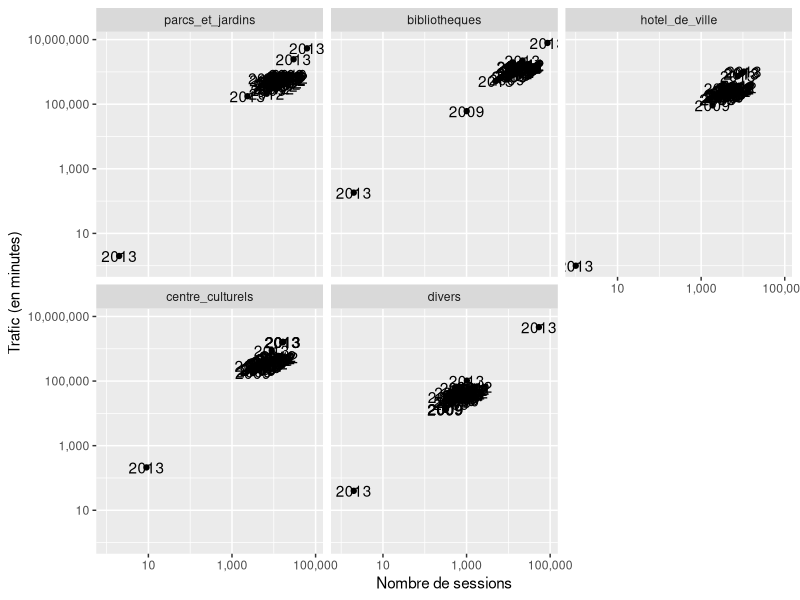
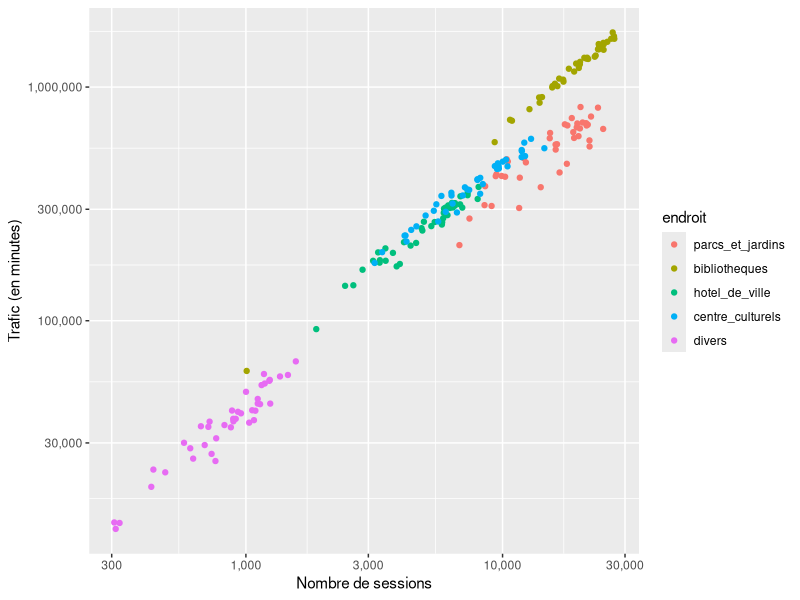

Write the R code that produced these figures, in order. (Note: this script raises an error after producing the figures.)
library(reshape2)
library(plyr)
library(ggplot2)
library(scales)

paris.raw <- read.csv('data/paris.csv', sep = ';')
paris.raw$mois <- factor(paris.raw$mois, levels = c(
  'Janvier',
  'Février',
  'Mars',
  'Avril',
  'Mai',
  'Juin',
  'Juillet',
  'Août',
  'Septembre',
  'Octobre',
  'Novembre',
  'Décembre'
))

endroits <- c(
  "total",
  "parcs_et_jardins",
  "bibliotheques",
  "hotel_de_ville",
  "centre_culturels",
  "divers"
)
columns.sites.ouverts <- c(
  "mois",
  "annee",
  "sites_ouverts_total",
  "sites_ouverts_parcs_et_jardins",
  "sites_ouverts_bibliotheques",
  "sites_ouverts_hotel_de_ville",
  "sites_ouvertes_centre_culturel_s",
  "sites_ouverts_divers"
)
columns.trafic <- c(
  "mois",
  "annee",
  "trafic_en_minutes_total",
  "trafic_en_minutes_parcs_et_jardi",
  "trafic_en_minutes_bibliotheques",
  "trafic_en_minutes_hotel_de_ville",
  "trafic_en_minutes_centre_culture",
  "trafic_en_minutes_divers"
)
columns.sessions <- c(
  "mois",
  "annee",
  "nombre_session_total",
  "nombre_session_parcs_et_jardins",
  "nombre_de_sessions_bibliotheques",
  "nombre_de_sessions_hotel_de_vill",
  "nombre_de_sessions_centre_cultur",
  "nombre_de_sessions_divers"
)

paris.sites.ouverts <- melt(paris.raw[columns.sites.ouverts],
   c('annee','mois'), variable.name = 'endroit', value.name = 'sites.ouverts')
levels(paris.sites.ouverts$endroit) <- endroits

paris.trafic <- melt(paris.raw[columns.trafic],
   c('annee','mois'), variable.name = 'endroit', value.name = 'trafic')
levels(paris.trafic$endroit) <- endroits

paris.sessions <- melt(paris.raw[columns.sessions],
   c('annee','mois'), variable.name = 'endroit', value.name = 'sessions')
levels(paris.sessions$endroit) <- endroits

paris.rapport <- paris.raw[c(
  'annee',
  'mois',
  'nombre_de_minutes_session',
  'nbr_de_go_total',
  'nbr_de_mo_session'
)]
names(paris.rapport)[3:5] <- c('minutes.par.session', 'gigaoctets.total','megaoctets.par.session')

paris <- join(paris.sites.ouverts, join(paris.trafic, paris.sessions))
paris$trafic <- as.numeric(sub(',', '.', gsub(' ', '', paris$trafic)))
paris <- subset(paris, endroit != 'total')
paris$endroit <- factor(paris$endroit, levels = unique(paris$endroit))

eda <- function() {
  plot(sessions ~ endroit, data = paris)
  plot(sessions ~ trafic, data = paris)
  plot(sessions ~ trafic + endroit, data = paris)
}

paris.molten <- melt(na.omit(paris), c('annee', 'mois','endroit'),c('trafic','sites.ouverts','sessions'))

Sys.setlocale('LC_TIME', 'fr_FR.UTF-8')
paris.molten$date <- strptime(paste(paris.molten$annee, paris.molten$mois, '1'), '%Y %B %d')
paris.molten$annee <- NULL
paris.molten$mois <- NULL

p1 <- ggplot(paris.molten) + aes(x = date, y = value, group = variable, color = variable) +
  geom_line() + facet_wrap(~endroit) + scale_y_log10('', labels = comma)

p2 <- ggplot(paris) + aes(x = sessions, y = trafic, label = annee) +
  geom_point() + facet_wrap(~endroit) + scale_y_log10('Trafic (en minutes)', labels = comma) +
  scale_x_log10('Nombre de sessions', labels = comma) + geom_text()

m2 <- lm(log(trafic) ~  endroit + log(sessions), data = paris)

p3 <- ggplot(subset(paris, annee != 2013)) + aes(x = sessions, y = trafic, label = annee, color = endroit) +
  geom_point() + scale_y_log10('Trafic (en minutes)', labels = comma) +
  scale_x_log10('Nombre de sessions', labels = comma)

m3 <- lm(log(trafic) ~  endroit + log(sessions), data = subset(paris, annee != 2013))

p4 <- ggplot(subset(paris.molten, date < as.POSIXct('2013-01-01'))) +
  aes(x = date, y = value, group = variable, color = variable) +
  geom_line() + facet_wrap(~endroit) + scale_y_log10('', labels = comma)

